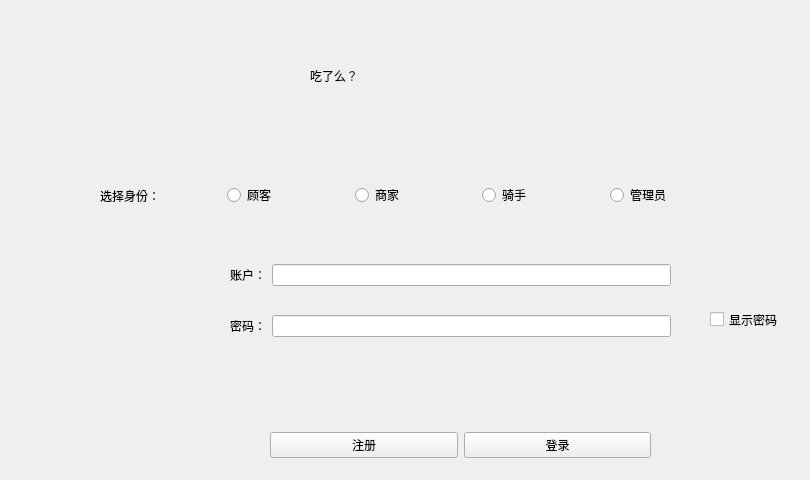
   <widget class="QWidget" name="page">
    <property name="styleSheet">
     <string notr="true">#ChiLeMe
{
	
	background-image: url(:/xianzi.jpg);
}</string>
    </property>
    <widget class="QLabel" name="label">
     <property name="geometry">
      <rect>
       <x>310</x>
       <y>20</y>
       <width>311</width>
       <height>111</height>
      </rect>
     </property>
     <property name="styleSheet">
      <string notr="true">font: 36pt &quot;楷体&quot;;</string>
     </property>
     <property name="text">
      <string>吃了么？</string>
     </property>
    </widget>
    <widget class="QWidget" name="layoutWidget">
     <property name="geometry">
      <rect>
       <x>100</x>
       <y>180</y>
       <width>631</width>
       <height>31</height>
      </rect>
     </property>
     <layout class="QHBoxLayout" name="horizontalLayout">
      <item>
       <widget class="QLabel" name="label_2">
        <property name="text">
         <string>选择身份：</string>
        </property>
       </widget>
      </item>
      <item>
       <widget class="QRadioButton" name="radioButton">
        <property name="text">
         <string>顾客</string>
        </property>
       </widget>
      </item>
      <item>
       <widget class="QRadioButton" name="radioButton_2">
        <property name="text">
         <string>商家</string>
        </property>
       </widget>
      </item>
      <item>
       <widget class="QRadioButton" name="radioButton_3">
        <property name="text">
         <string>骑手</string>
        </property>
       </widget>
      </item>
      <item>
       <widget class="QRadioButton" name="radioButton_4">
        <property name="text">
         <string>管理员</string>
        </property>
       </widget>
      </item>
     </layout>
    </widget>
    <widget class="QWidget" name="layoutWidget">
     <property name="geometry">
      <rect>
       <x>230</x>
       <y>241</y>
       <width>441</width>
       <height>121</height>
      </rect>
     </property>
     <layout class="QGridLayout" name="gridLayout">
      <item row="0" column="0">
       <widget class="QLabel" name="label_3">
        <property name="text">
         <string>账户：</string>
        </property>
       </widget>
      </item>
      <item row="0" column="1">
       <widget class="QLineEdit" name="lineEdit"/>
      </item>
      <item row="1" column="0">
       <widget class="QLabel" name="label_5">
        <property name="text">
         <string>密码：</string>
        </property>
       </widget>
      </item>
      <item row="1" column="1">
       <widget class="QLineEdit" name="lineEdit_2"/>
      </item>
     </layout>
    </widget>
    <widget class="QWidget" name="layoutWidget">
     <property name="geometry">
      <rect>
       <x>270</x>
       <y>420</y>
       <width>381</width>
       <height>51</height>
      </rect>
     </property>
     <layout class="QHBoxLayout" name="horizontalLayout_2">
      <item>
       <widget class="QPushButton" name="pushButton">
        <property name="text">
         <string>注册</string>
        </property>
       </widget>
      </item>
      <item>
       <layout class="QHBoxLayout" name="horizontalLayout_3"/>
      </item>
      <item>
       <widget class="QPushButton" name="pushButton_2">
        <property name="text">
         <string>登录</string>
        </property>
       </widget>
      </item>
     </layout>
    </widget>
    <widget class="QCheckBox" name="checkBox">
     <property name="geometry">
      <rect>
       <x>710</x>
       <y>310</y>
       <width>91</width>
       <height>19</height>
      </rect>
     </property>
     <property name="text">
      <string>显示密码</string>
     </property>
    </widget>
    <widget class="QLabel" name="label_9">
     <property name="geometry">
      <rect>
       <x>230</x>
       <y>380</y>
       <width>441</width>
       <height>21</height>
      </rect>
     </property>
     <property name="text">
      <string/>
     </property>
    </widget>
   </widget>
